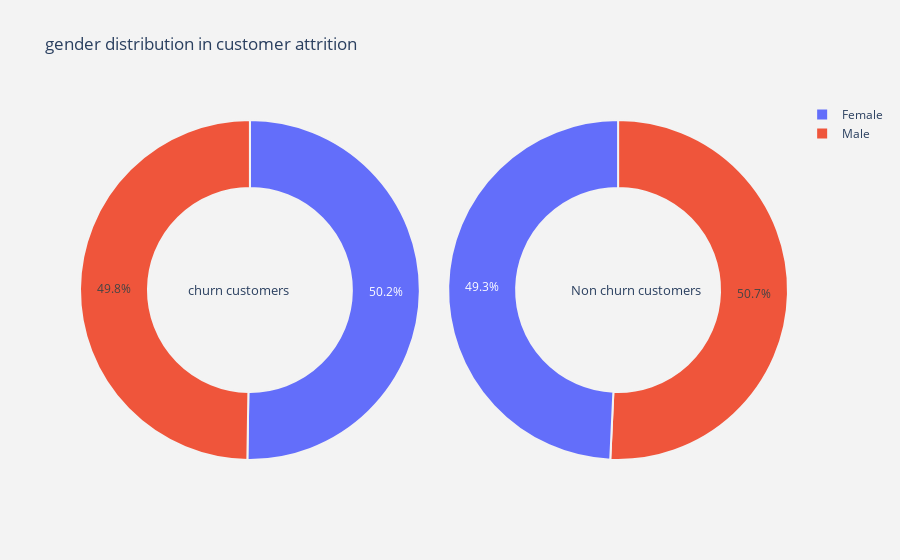
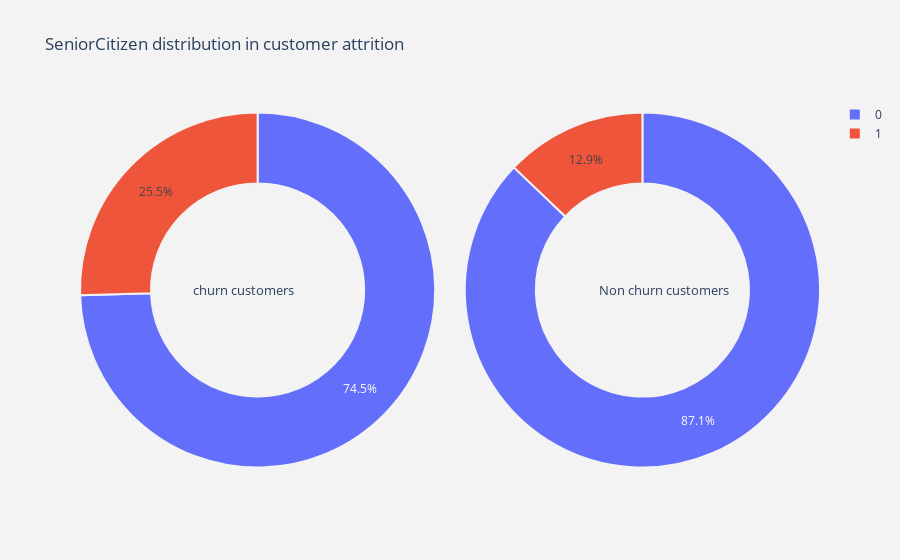
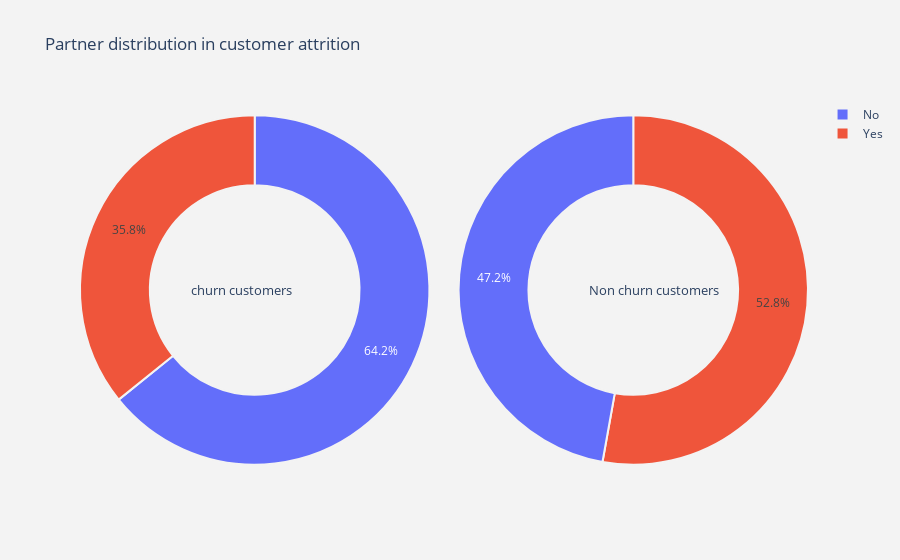
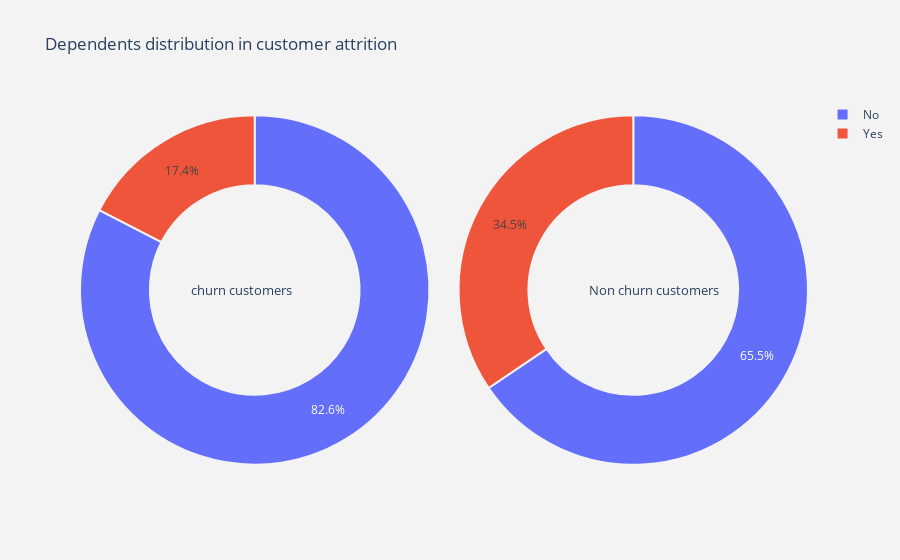

The notebook cell saved with these charts, in order:
### Code cell
import plotly.offline as py#visualization
py.init_notebook_mode(connected=True)#visualization

import plotly.graph_objs as go #visualization

for i in cat_cols :
    plot_pie(i)

### Figure 1 — Plotly figure (JSON) as saved in the notebook; plotly's stock layout.template omitted (floating-point values rounded to 4 significant figures)
{"data": [{"domain": {"x": [0, 0.48]}, "hole": 0.6, "hoverinfo": "label+percent+name", "labels": ["Female", "Male"], "marker": {"line": {"color": "rgb(243,243,243)", "width": 2}}, "name": "Churn Customers", "type": "pie", "values": [939, 930]}, {"domain": {"x": [0.52, 1]}, "hole": 0.6, "hoverinfo": "label+percent+name", "labels": ["Male", "Female"], "marker": {"line": {"color": "rgb(243,243,243)", "width": 2}}, "name": "Non churn customers", "type": "pie", "values": [2625, 2549]}], "layout": {"annotations": [{"font": {"size": 13}, "showarrow": false, "text": "churn customers", "x": 0.15, "y": 0.5}, {"font": {"size": 13}, "showarrow": false, "text": "Non churn customers", "x": 0.88, "y": 0.5}], "paper_bgcolor": "rgb(243,243,243)", "plot_bgcolor": "rgb(243,243,243)", "title": {"text": "gender distribution in customer attrition "}}}

### Figure 2 — Plotly figure (JSON) as saved in the notebook; plotly's stock layout.template omitted (floating-point values rounded to 4 significant figures)
{"data": [{"domain": {"x": [0, 0.48]}, "hole": 0.6, "hoverinfo": "label+percent+name", "labels": [0, 1], "marker": {"line": {"color": "rgb(243,243,243)", "width": 2}}, "name": "Churn Customers", "type": "pie", "values": [1393, 476]}, {"domain": {"x": [0.52, 1]}, "hole": 0.6, "hoverinfo": "label+percent+name", "labels": [0, 1], "marker": {"line": {"color": "rgb(243,243,243)", "width": 2}}, "name": "Non churn customers", "type": "pie", "values": [4508, 666]}], "layout": {"annotations": [{"font": {"size": 13}, "showarrow": false, "text": "churn customers", "x": 0.15, "y": 0.5}, {"font": {"size": 13}, "showarrow": false, "text": "Non churn customers", "x": 0.88, "y": 0.5}], "paper_bgcolor": "rgb(243,243,243)", "plot_bgcolor": "rgb(243,243,243)", "title": {"text": "SeniorCitizen distribution in customer attrition "}}}

### Figure 3 — Plotly figure (JSON) as saved in the notebook; plotly's stock layout.template omitted (floating-point values rounded to 4 significant figures)
{"data": [{"domain": {"x": [0, 0.48]}, "hole": 0.6, "hoverinfo": "label+percent+name", "labels": ["No", "Yes"], "marker": {"line": {"color": "rgb(243,243,243)", "width": 2}}, "name": "Churn Customers", "type": "pie", "values": [1200, 669]}, {"domain": {"x": [0.52, 1]}, "hole": 0.6, "hoverinfo": "label+percent+name", "labels": ["Yes", "No"], "marker": {"line": {"color": "rgb(243,243,243)", "width": 2}}, "name": "Non churn customers", "type": "pie", "values": [2733, 2441]}], "layout": {"annotations": [{"font": {"size": 13}, "showarrow": false, "text": "churn customers", "x": 0.15, "y": 0.5}, {"font": {"size": 13}, "showarrow": false, "text": "Non churn customers", "x": 0.88, "y": 0.5}], "paper_bgcolor": "rgb(243,243,243)", "plot_bgcolor": "rgb(243,243,243)", "title": {"text": "Partner distribution in customer attrition "}}}

### Figure 4 — Plotly figure (JSON) as saved in the notebook; plotly's stock layout.template omitted (floating-point values rounded to 4 significant figures)
{"data": [{"domain": {"x": [0, 0.48]}, "hole": 0.6, "hoverinfo": "label+percent+name", "labels": ["No", "Yes"], "marker": {"line": {"color": "rgb(243,243,243)", "width": 2}}, "name": "Churn Customers", "type": "pie", "values": [1543, 326]}, {"domain": {"x": [0.52, 1]}, "hole": 0.6, "hoverinfo": "label+percent+name", "labels": ["No", "Yes"], "marker": {"line": {"color": "rgb(243,243,243)", "width": 2}}, "name": "Non churn customers", "type": "pie", "values": [3390, 1784]}], "layout": {"annotations": [{"font": {"size": 13}, "showarrow": false, "text": "churn customers", "x": 0.15, "y": 0.5}, {"font": {"size": 13}, "showarrow": false, "text": "Non churn customers", "x": 0.88, "y": 0.5}], "paper_bgcolor": "rgb(243,243,243)", "plot_bgcolor": "rgb(243,243,243)", "title": {"text": "Dependents distribution in customer attrition "}}}
